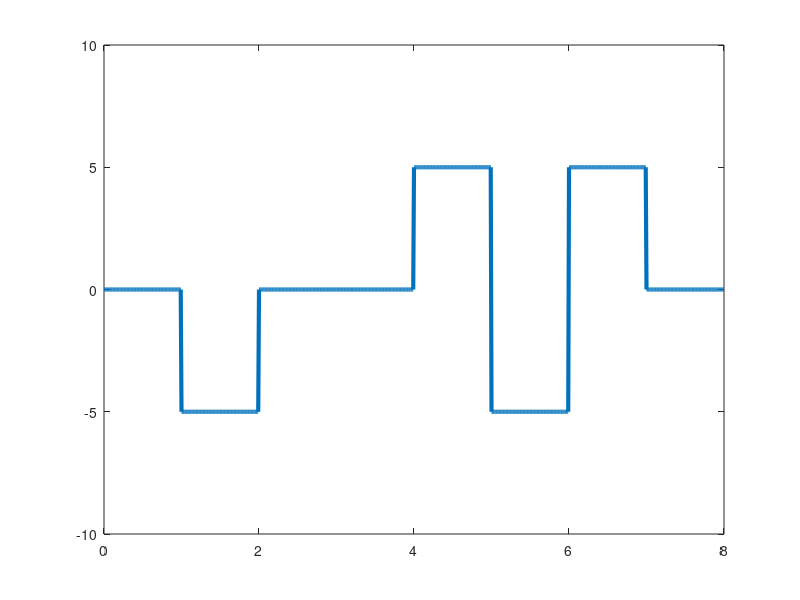

This figure's MATLAB source:
bits=[0 1 0 0 1 1 1 0];
bitduration=1;
T=length(bits)*bitduration;
fs=100;
t=0:bitduration/fs:T;

x=zeros(1,length(t));



# Encoding...

previous=5;

for i=1:length(bits)

    if(bits(i)==1)

      previous=-previous;
      x((i-1)*fs+1:i*fs)=previous;



     else

       x((i-1)*fs+1:i*fs)=0;


    endif



endfor




plot(t,x,'Linewidth',3);
xlim([0,T]);
ylim([-10 10]);


counter=0;

# Decoding...

for i=1:fs:length(x)-1
  counter=counter+1;
    if(x(i)==0)
      result(counter)=0;
    else
       result(counter)=1;

    endif
  endfor

  result
